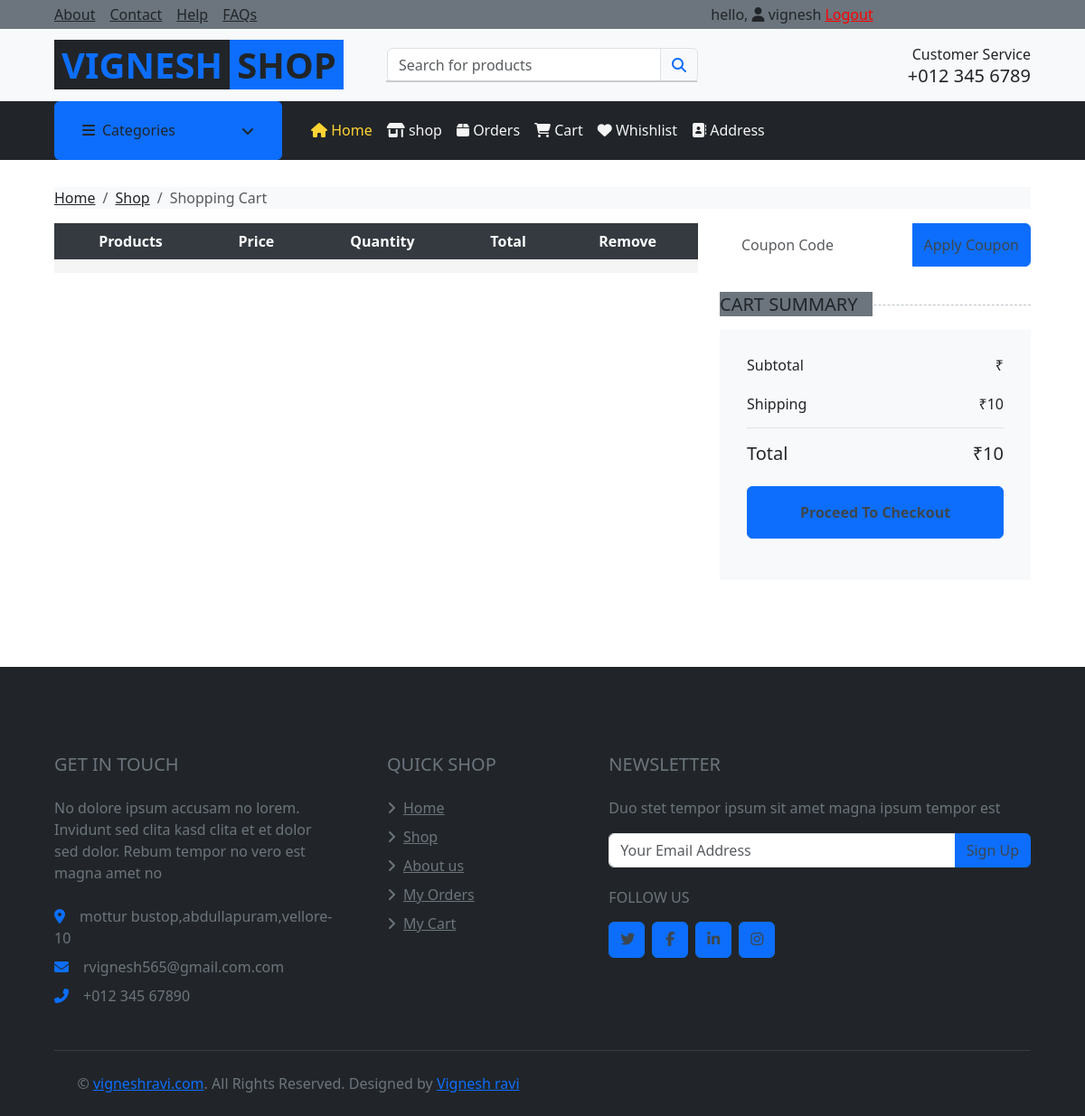
Before: /cart/ (signed in) with the older database file.
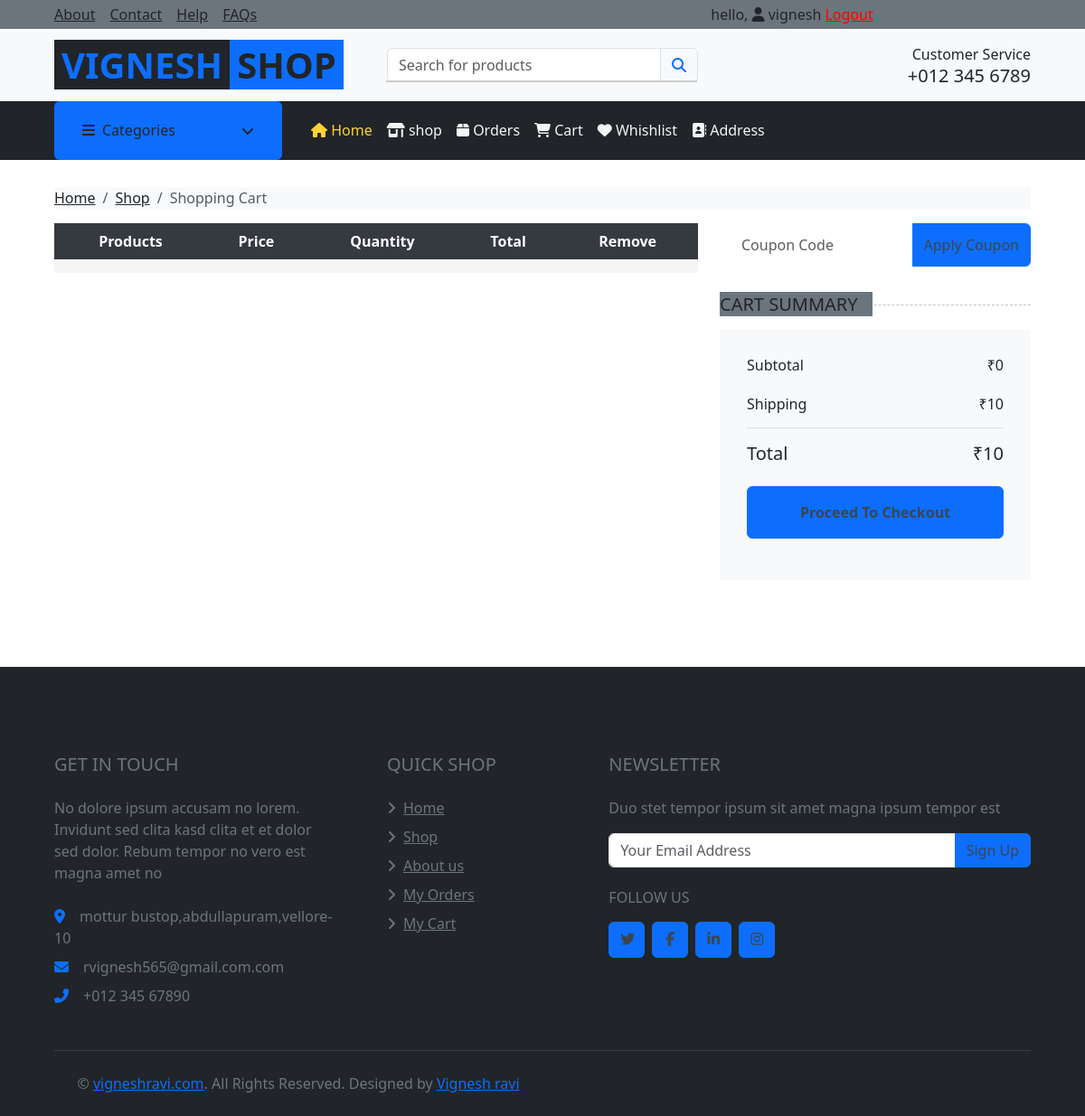
After: the same page with the newer database file.
### app/models.py (models this page shows, shortened)
class Cart(models.Model):
    user = models.ForeignKey(settings.AUTH_USER_MODEL, on_delete=models.CASCADE)
    created_at = models.DateTimeField(auto_now_add=True)
    def get_total(self):
        total = sum(item.get_total_price() for item in self.items.all())
        return total

### app/cartviews.py (the view)
# urls.py: path('cart/', cart_detail, name='cart_detail'),
@login_required(login_url='login_view')
def cart_detail(request):
    categories = Category.objects.all()
    try:
        cart = Cart.objects.get(user=request.user)
        return render(request, 'pages/cart.html', {'cart': cart,'categories':categories})
    except Cart.DoesNotExist:
        return render(request, 'pages/cart.html',{'categories':categories})

### templates/pages/cart.html (shortened to what this page needs)
{% extends 'base/base.html' %}
{% block content %}
<div class="container-fluid">
    <div class="row px-xl-5">
        <div class="col-12">
            <nav class="breadcrumb bg-light mb-30">
                <a class="breadcrumb-item text-dark" href="#">Home</a>
                <a class="breadcrumb-item text-dark" href="#">Shop</a>
                <span class="breadcrumb-item active">Shopping Cart</span>
            </nav>
        </div>
    </div>
</div>
<div class="container-fluid">
    <div class="row px-xl-5">
        <div class="col-lg-8 table-responsive mb-5">
            <table class="table table-light table-borderless table-hover text-center mb-0">
                <thead class="thead-dark">
                    <tr>
                        <th>Products</th>
                        <th>Price</th>
                        <th>Quantity</th>
                        <th>Total</th>
                        <th>Remove</th>
                    </tr>
                </thead>
            </table>
        </div>
        <div class="col-lg-4">
            <form class="mb-30" action="">
                <div class="input-group">
                    <input type="text" class="form-control border-0 p-4" placeholder="Coupon Code">
                    <div class="input-group-append">
                        <button class="btn btn-primary">Apply Coupon</button>
                    </div>
                </div>
            </form>
            <h5 class="section-title position-relative text-uppercase mb-3"><span class="bg-secondary pr-3">Cart Summary</span></h5>
            <div class="bg-light p-30 mb-5">
                <div class="border-bottom pb-2">
                    <div class="d-flex justify-content-between mb-3">
                        <h6>Subtotal</h6>
                        <h6 id="subtotal">&#8377;{{ cart.get_total }}</h6>
                    </div>
                    <div class="d-flex justify-content-between">
                        <h6 class="font-weight-medium">Shipping</h6>
                        <h6 class="font-weight-medium">&#8377;10</h6>
                    </div>
                </div>
                <div class="pt-2">
                    <div class="d-flex justify-content-between mt-2">
                        <h5>Total</h5>
                        <h5 id="total">&#8377;{{ cart.get_total|add:"10" }}</h5>
                    </div>
                    <a href="{% url 'checkoutpage' %}" class="btn btn-block btn-primary font-weight-bold my-3 py-3">Proceed To Checkout</a>
                </div>
            </div>
        </div>
    </div>
</div>
{% endblock content %}

Changed rows visible on the page:
added Cart: get_total "0", get_total|add "10"
Other visible differences:
{{ cart.get_total|add:"10" }}: "10" → (not shown)
